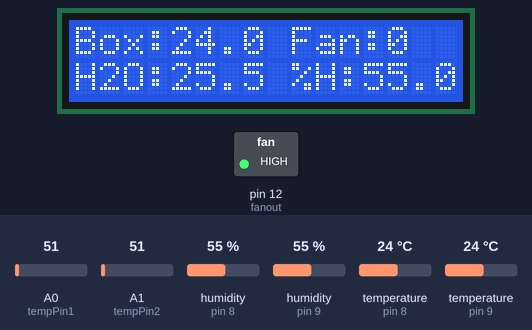
A sketch run on a simulated Arduino Mega 2560, built with avr-gcc and run on an emulated ATmega2560. On the bench: 16×2 character LCD, switched loads named in the sketch (green lamp = pin HIGH). Inputs (shaded band) come from the test bench; at power-on: temperature (sensors on pin 8, pin 9) 24 °C, A0 (tempPin1) = 51, humidity (sensors on pin 8, pin 9) 55 %, A1 (tempPin2) = 51. The local clock reads 2024-03-15 10:24:30 at power-on unless the sketch sets it; storage starts empty; what the sketch prints to the serial monitor is not drawn.

Above: at 1.2 s.
1.3 s: temperature (sensor on pin 8) set to 27.6 °C
At 6.4 s:
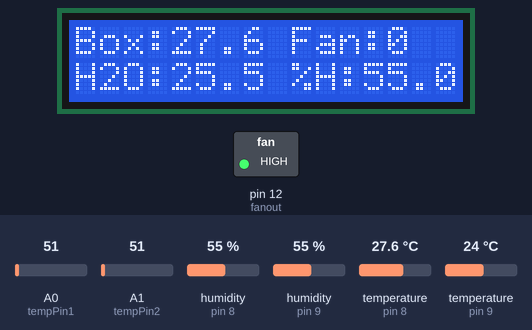
7.3 s: temperature (sensor on pin 8) set to 28.7 °C
At 10.6 s:
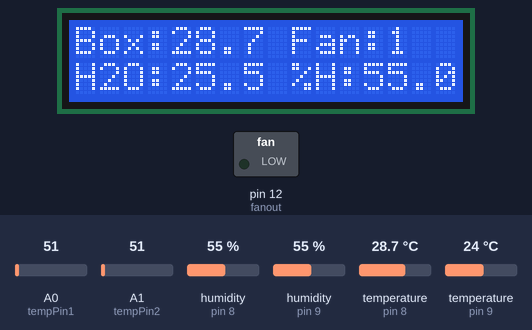
13.3 s: A0 (tempPin1) set to 61
At 16.0 s:
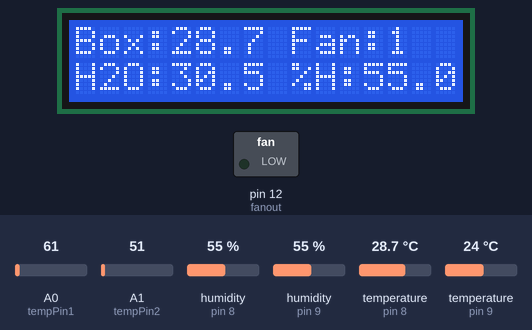
19.3 s: humidity (sensor on pin 8) set to 22 %
At 21.4 s:
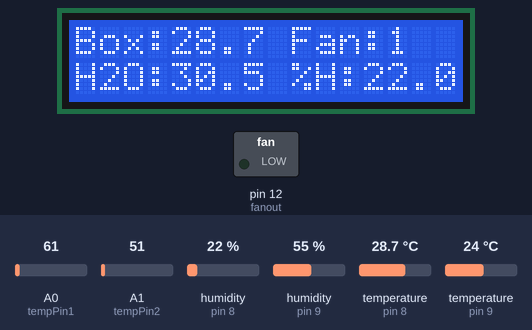
25.3 s: A0 (tempPin1) set to 71
At 26.8 s:
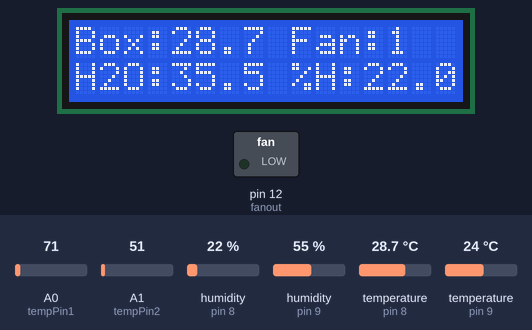
31.3 s: A0 (tempPin1) set to 86
At 36.4 s:
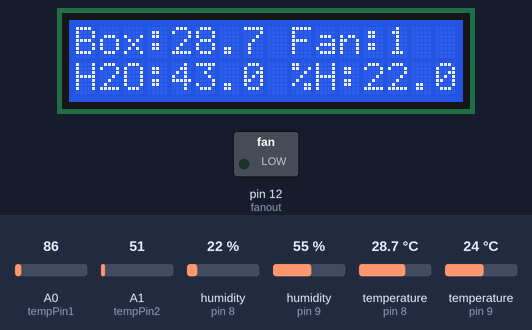
Timing chart, 0 to 37.9 s (numbered marks = the images above; inputs shaded):
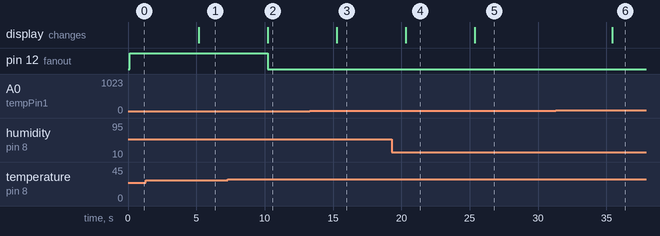

Measured:
- the behaviour switches between 28 and 28.1 °C on temperature (sensor on pin 8) (found by bisection; images 1 and 2)
- after the input at 1.3 s, the display: changes after 3.9 s (image 1)
- after the input at 7.3 s, pin 12 (fanout): HIGH → LOW after 2.9 s; the display: changes after 2.9 s (image 2)
- after the input at 13.3 s, the display: changes after 2.0 s (image 3)
- after the input at 19.3 s, the display: changes after 1.0 s (image 4)
- after the input at 25.3 s, the display: changes after 0.06 s (image 5)
- after the input at 31.3 s, the display: changes after 4.1 s (image 6)

The sketch:

aquadata.ino
```cpp
#include <stdio.h>
#include <DHT.h>
#include <Wire.h> //i2c communication
#include <LiquidCrystal.h>
#include <DS3231.h>
#include <SPI.h> //Library for SPI communication (Pre-Loaded into Arduino)
#include <SD.h> //Library for SD card (Pre-Loaded into Arduino)


#define dht1_PIN 9 //dht1 connected to pin 9
#define dht2_PIN 8 //dht2 connected to pin 8

#define dht1type DHT11 //dht11
#define dht2type DHT22 //dht22

DHT DHT1(dht1_PIN, dht1type);
DHT DHT2(dht2_PIN, dht2type);

LiquidCrystal lcd(3,2,34,36,38,40); // (RS, E, D4, D5, D6, D7)
const int chipSelect = 53; //SD card CS pin connected to pin 53 of Arduino
float Temp_water, Temp2,soilm,t1,t_box,h1,h_box;

int tempPin1 = A0, tempPin2=A1;
//int window = 13;
int fanout = 12;
int a,b; // a is window output and b is exhaustfan output


long time_curr = 0;

// Init the DS3231 using the hardware interface

//DS3231  rtc(SDA, SCL);
DS3231  rtc;
bool century = false;

void setup()
{
  // Setup Serial connection
  Serial.begin(9600);
  Wire.begin();
  lcd.begin(16,2);
  DHT1.begin();
  DHT2.begin();
  Initialize_SDcard();

  //Initialize_RTC();

  /* Set RTC Values
  rtc.setHour(18);
  rtc.setMinute(11);
  */

  pinMode(tempPin1, INPUT);
  pinMode(tempPin2, INPUT);
  pinMode(fanout, OUTPUT);

}


void loop()

{
  time_curr = millis();

  if(time_curr > 600000)
  {
    Write_SDcard();
    time_curr = 0;
  }

   h1 = DHT1.readHumidity();
   t1 = DHT1.readTemperature();
   h_box = DHT2.readHumidity();
   t_box = DHT2.readTemperature();

  /*
   if(t2>27.0)
   {
      digitalWrite(window, HIGH);
      a= 0;
   }
   else
   {
     digitalWrite(window,LOW);
     a= 1;
   }
   */

   if(t_box>28.0)
   {
    digitalWrite(fanout, LOW);
    b=1;
    }
    else
    {
    digitalWrite(fanout, HIGH);
    b=0;
    }


  Temp_water = (0.5*(analogRead(tempPin1)));
  Temp2 = analogRead(tempPin2);

  /* LCD DISPLAY */

  lcd.setCursor (0,0);
  lcd.print("Box:");
  lcd.setCursor (4,0);
  lcd.print(t_box,1);
  lcd.setCursor (9,0);
  lcd.print("Fan:");
  lcd.setCursor(13,0);
  lcd.print(b);

  // Line 2
  lcd.setCursor (0,1);
  lcd.print("H2O:");
  lcd.setCursor (4,1);
  lcd.print(Temp_water,1);
  lcd.setCursor (9,1);
  lcd.print("%H:");
  lcd.setCursor (12,1);
  lcd.print(h_box,1);


  Serial.print(date_today()); Serial.print("  ");
  Serial.print(time_now()); Serial.print("  ");
  Serial.print(t_box, 1); Serial.print("  ");
  Serial.print(h_box, 1); Serial.print("  ");
  Serial.println(Temp_water, 1);
  //Serial.println(rtc.getDateStr());
  //Serial.println(rtc.getTimeStr());


  delay (5000);

  }


void Write_SDcard()
{
    // open the file. note that only one file can be open at a time,
  // so you have to close this one before opening another.
  File dataFile = SD.open("GHdata2.txt", FILE_WRITE);

  // if the file is available, write to it:
  if (dataFile) {
    //dataFile.print(rtc.getDateStr()); //Store date on SD card
    dataFile.print(date_today()); //Store date on SD card
    dataFile.print("       "); //Move to next column using a ","

    dataFile.print(time_now()); //Store date on SD card
    //dataFile.print(rtc.getTimeStr()); //Store date on SD card
    dataFile.print("       "); //Move to next column using a ","

    /*
    dataFile.print(t1); //Store date on SD card
    dataFile.print("°       "); //Move to next column using a ","

    dataFile.print(h1); //Store date on SD card
    dataFile.print("   "); //Move to next column using a ","
  */
    dataFile.print(t_box); //Store date on SD card
    dataFile.print("°       "); //Move to next column using a ","

    dataFile.print(h_box); //Store date on SD card
    dataFile.print("   "); //Move to next column using a ","

    dataFile.print(Temp_water); //Store temp1 on SD card
    dataFile.print("°   ");

  /*
    dataFile.print(Temp2); //Store temp2 on SD card
    dataFile.print("°        ");

    dataFile.print(a); //Store water pump status on SD card
    dataFile.print("          ");
  */
    dataFile.print(b); //Store exhaust fan status on SD card
    dataFile.print("   ");

    dataFile.println(); //End of Row move to next row
    dataFile.close(); //Close the file
  }
  else
  Serial.println("OOPS!! SD card writing failed");
}

void Initialize_SDcard()
{
  // see if the card is present and can be initialized:
  if (!SD.begin(chipSelect)) {
    Serial.println("Card failed, or not present");
    // don't do anything more:
    return;
  }
   // open the file. note that only one file can be open at a time,
  // so you have to close this one before opening another.
  File dataFile = SD.open("GHdata2.txt", FILE_WRITE);
  // if the file is available, write to it:
  if (dataFile) {
    dataFile.println("Date  Time  Temp_box  H_box Temp_water  ExhauFan"); //Write the first row of the excel file
    dataFile.close();
    Serial.println("data being printed on SD card");
  }
}

/*
void Initialize_RTC()
{
   // Initialize the rtc object
  //rtc.begin();
}
*/

void Read_DHT11()
{
int chk = DHT1.read(dht1_PIN);
}
void Read_DHT22()
{
 int chk = DHT2.read(dht2_PIN);
  }

// Output date
String date_today()
{
  String date = String(rtc.getDate(),DEC);
  String month = String(rtc.getMonth(century),DEC);
  String year = String(rtc.getYear(),DEC);
  String date_now = String(date + "/" + month + "/" + year);
  return date_now;
}

String time_now()
{
  bool h12;
  bool PM;

  String hour = String(rtc.getHour(h12,PM),DEC); //24 hr format
  String minute = String(rtc.getMinute(),DEC);
  String timeis = String(hour + ":" + minute);
  return timeis;
}
/*void Read_DateTime()
{
  // Send date
  Serial.print(rtc.getDateStr());
  Serial.print(" -- ");

  // Send time
  Serial.println(rtc.getTimeStr());
}*/

/*void Read_TempHum()
{
  Serial.print("Temperature = ");
  Serial.println(DHT.temperature);
  Serial.print("Humidity = ");
  Serial.println(DHT.humidity);
 // delay(1000);
}*/
```
